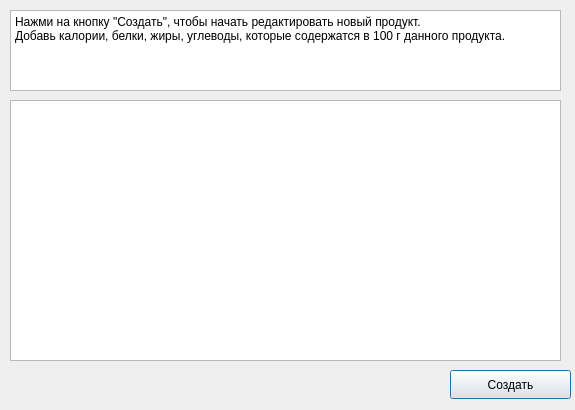
<?xml version="1.0" encoding="UTF-8"?>
<ui version="4.0">
 <class>Create_prod</class>
 <widget class="QDialog" name="Create_prod">
  <property name="geometry">
   <rect>
    <x>0</x>
    <y>0</y>
    <width>575</width>
    <height>410</height>
   </rect>
  </property>
  <property name="windowTitle">
   <string>Dialog</string>
  </property>
  <widget class="QTextBrowser" name="textBrowser">
   <property name="geometry">
    <rect>
     <x>10</x>
     <y>10</y>
     <width>551</width>
     <height>81</height>
    </rect>
   </property>
   <property name="html">
    <string>&lt;!DOCTYPE HTML PUBLIC &quot;-//W3C//DTD HTML 4.0//EN&quot; &quot;http://www.w3.org/TR/REC-html40/strict.dtd&quot;&gt;
&lt;html&gt;&lt;head&gt;&lt;meta name=&quot;qrichtext&quot; content=&quot;1&quot; /&gt;&lt;meta charset=&quot;utf-8&quot; /&gt;&lt;style type=&quot;text/css&quot;&gt;
p, li { white-space: pre-wrap; }
hr { height: 1px; border-width: 0; }
&lt;/style&gt;&lt;/head&gt;&lt;body style=&quot; font-family:'Segoe UI'; font-size:9pt; font-weight:400; font-style:normal;&quot;&gt;
&lt;p style=&quot; margin-top:0px; margin-bottom:0px; margin-left:0px; margin-right:0px; -qt-block-indent:0; text-indent:0px;&quot;&gt;Нажми на кнопку &amp;quot;Создать&amp;quot;, чтобы начать редактировать новый продукт.&lt;/p&gt;
&lt;p style=&quot; margin-top:0px; margin-bottom:0px; margin-left:0px; margin-right:0px; -qt-block-indent:0; text-indent:0px;&quot;&gt;Добавь калории, белки, жиры, углеводы, которые содержатся в 100 г данного продукта.&lt;/p&gt;&lt;/body&gt;&lt;/html&gt;</string>
   </property>
  </widget>
  <widget class="QTableView" name="tableView">
   <property name="geometry">
    <rect>
     <x>10</x>
     <y>100</y>
     <width>551</width>
     <height>261</height>
    </rect>
   </property>
  </widget>
  <widget class="QPushButton" name="pushButton">
   <property name="geometry">
    <rect>
     <x>450</x>
     <y>370</y>
     <width>121</width>
     <height>29</height>
    </rect>
   </property>
   <property name="text">
    <string>Создать</string>
   </property>
  </widget>
 </widget>
 <resources/>
 <connections/>
</ui>
